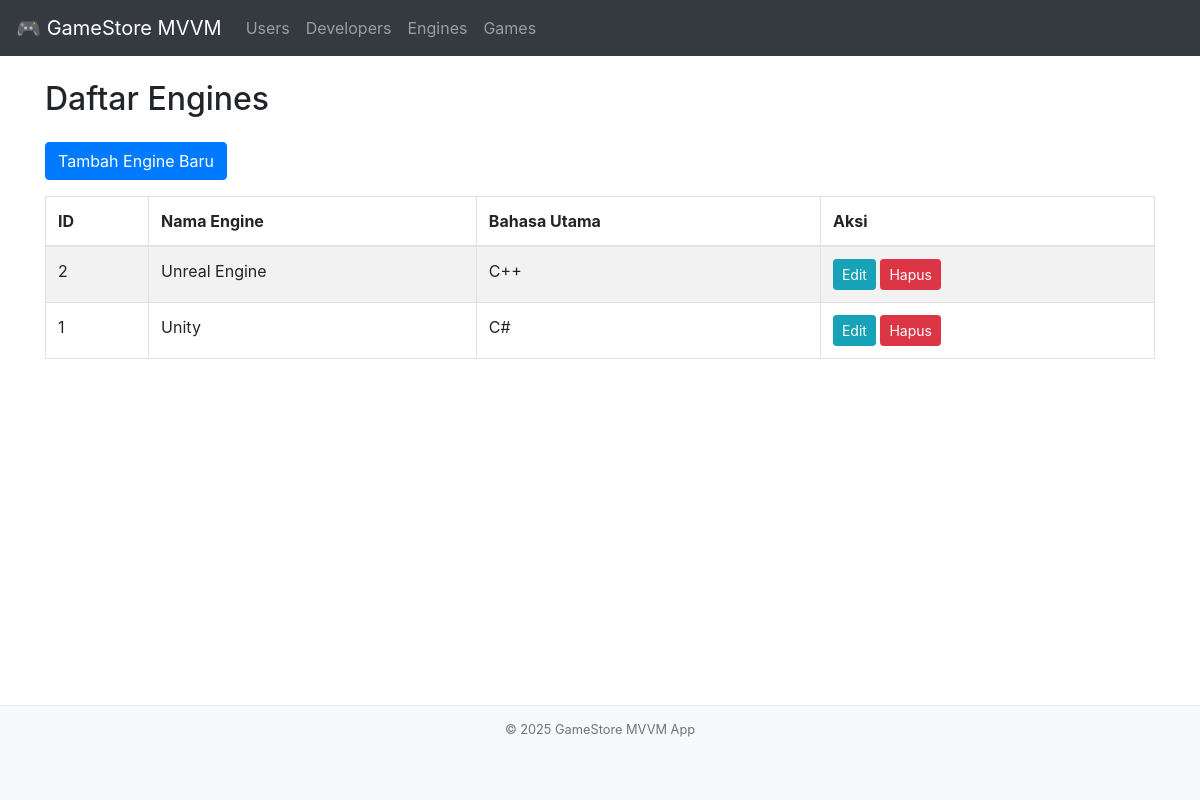
The page /index.php?page=engines on the database its author committed.
### tables this page shows
CREATE TABLE Engines (
    ID INT PRIMARY KEY AUTO_INCREMENT,
    Nama VARCHAR(255) NOT NULL,
    Bahasa_Utama VARCHAR(100)
);

### viewmodels/EngineViewModel.php (called while the page is built, shortened)
<?php
require_once('config/Database.php');
require_once('models/Engine.php');
class EngineViewModel {
    private $engine_model;
    public function __construct() {
        $database = new Database();
        $this->db = $database->getConnection();
        $this->engine_model = new Engine($this->db);
    }
    public function getEngines() {
        return $this->engine_model->readAll();
    }
}
?>

### config/Database.php (called while the page is built, shortened)
<?php
class Database {
    private $host = "localhost";
    private $db_name = "gamestore_db";
    private $username = "root";
    private $password = "";
    public function getConnection() {
        $this->conn = null;
        try {
            $this->conn = new PDO("mysql:host=" . $this->host . ";dbname=" . $this->db_name, $this->username, $this->password);
            $this->conn->exec("set names utf8");
        } catch(PDOException $exception) {
            echo "Connection error: " . $exception->getMessage();
        }
        return $this->conn;
    }
}
?>

### models/Engine.php (called while the page is built, shortened)
<?php
class Engine {
    private $conn;
    private $table_name = "Engines";
    public function __construct($db) {
        $this->conn = $db;
    }
    public function readAll() {
        $query = "SELECT ID, Nama, Bahasa_Utama FROM " . $this->table_name . " ORDER BY ID DESC";
        $stmt = $this->conn->prepare($query);
        $stmt->execute();
        return $stmt;
    }
}
?>

### views/engine_list.php (the view, shortened to what this page needs)
<?php
include_once 'views/template/header.php';
if (isset($_SESSION['message'])): ?>
<?php endif;
$stmt = $viewModel->getEngines();
$num = $stmt->rowCount();
?>
<a href="index.php?page=engines&action=create" class="btn btn-primary mb-3">Tambah Engine Baru</a>
<?php if ($num > 0): ?>
<table class="table table-bordered table-striped">
    <thead>
        <tr>
            <th>ID</th>
            <th>Nama Engine</th>
            <th>Bahasa Utama</th>
            <th>Aksi</th>
        </tr>
    </thead>
    <tbody>
        <?php while ($row = $stmt->fetch(PDO::FETCH_ASSOC)): ?>
        <tr>
            <td><?php echo $row['ID']; ?></td>
            <td><?php echo htmlspecialchars($row['Nama']); ?></td>
            <td><?php echo htmlspecialchars($row['Bahasa_Utama']); ?></td>
            <td>
                <a href="index.php?page=engines&action=edit&id=<?php echo $row['ID']; ?>" class="btn btn-sm btn-info">Edit</a>
                <a href="index.php?page=engines&action=delete&id=<?php echo $row['ID']; ?>" class="btn btn-sm btn-danger delete-btn">Hapus</a>
            </td>
        </tr>
        <?php endwhile; ?>
    </tbody>
</table>
<?php else: ?>
    <div class="alert alert-warning">Tidak ada data Engines.</div>
<?php endif; ?>
<?php include_once 'views/template/footer.php'; ?>

### views/template/header.php (style rules this page uses)
body { padding-top: 56px; }

### rows shown on the page
engines: ID "2", Nama "Unreal Engine", Bahasa_Utama "C++"
engines: ID "1", Nama "Unity", Bahasa_Utama "C#"

### other values the page prints
$page_title "Daftar Engines"
